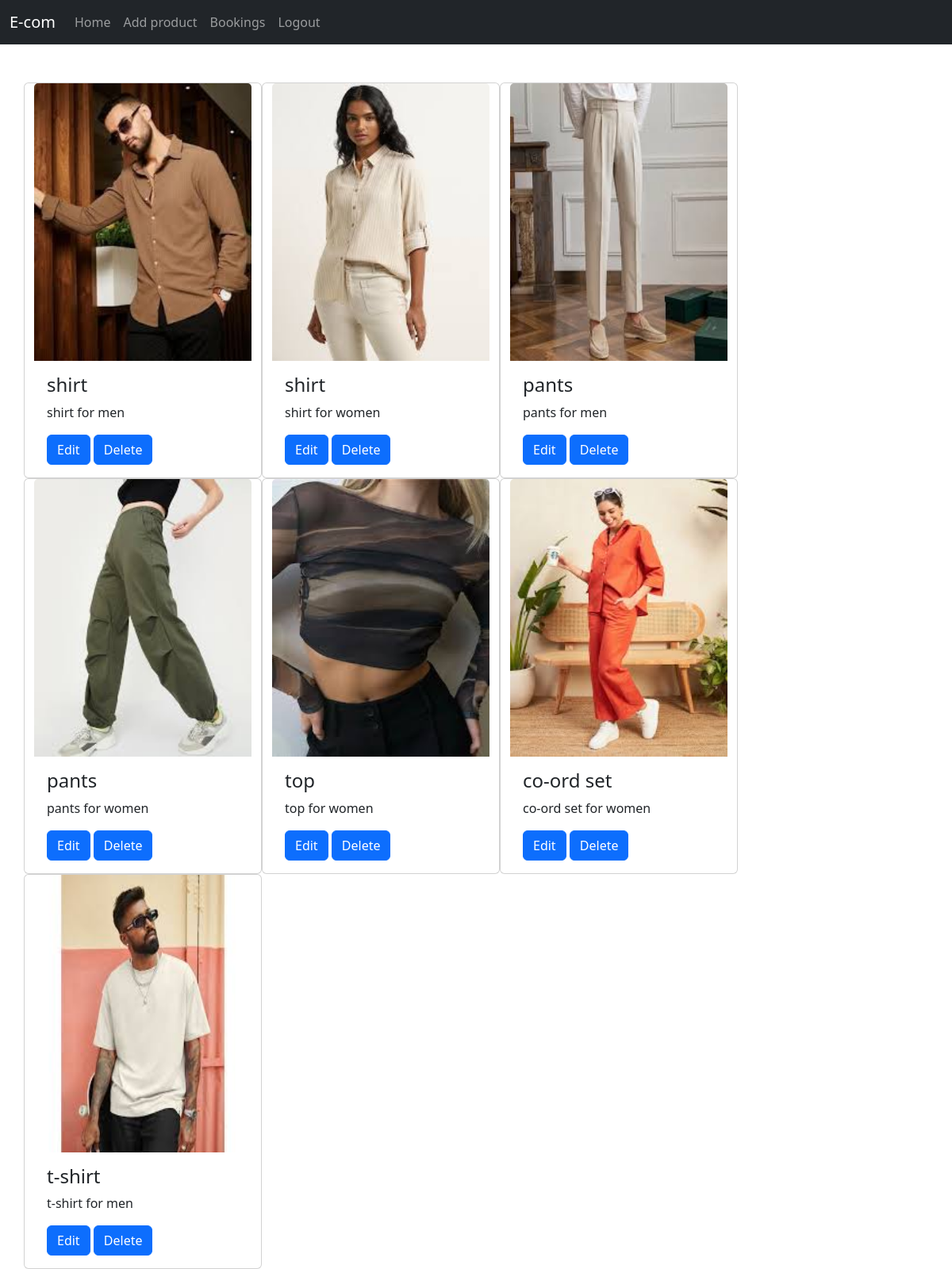
Page /shop_home (signed in) on the earlier database version.
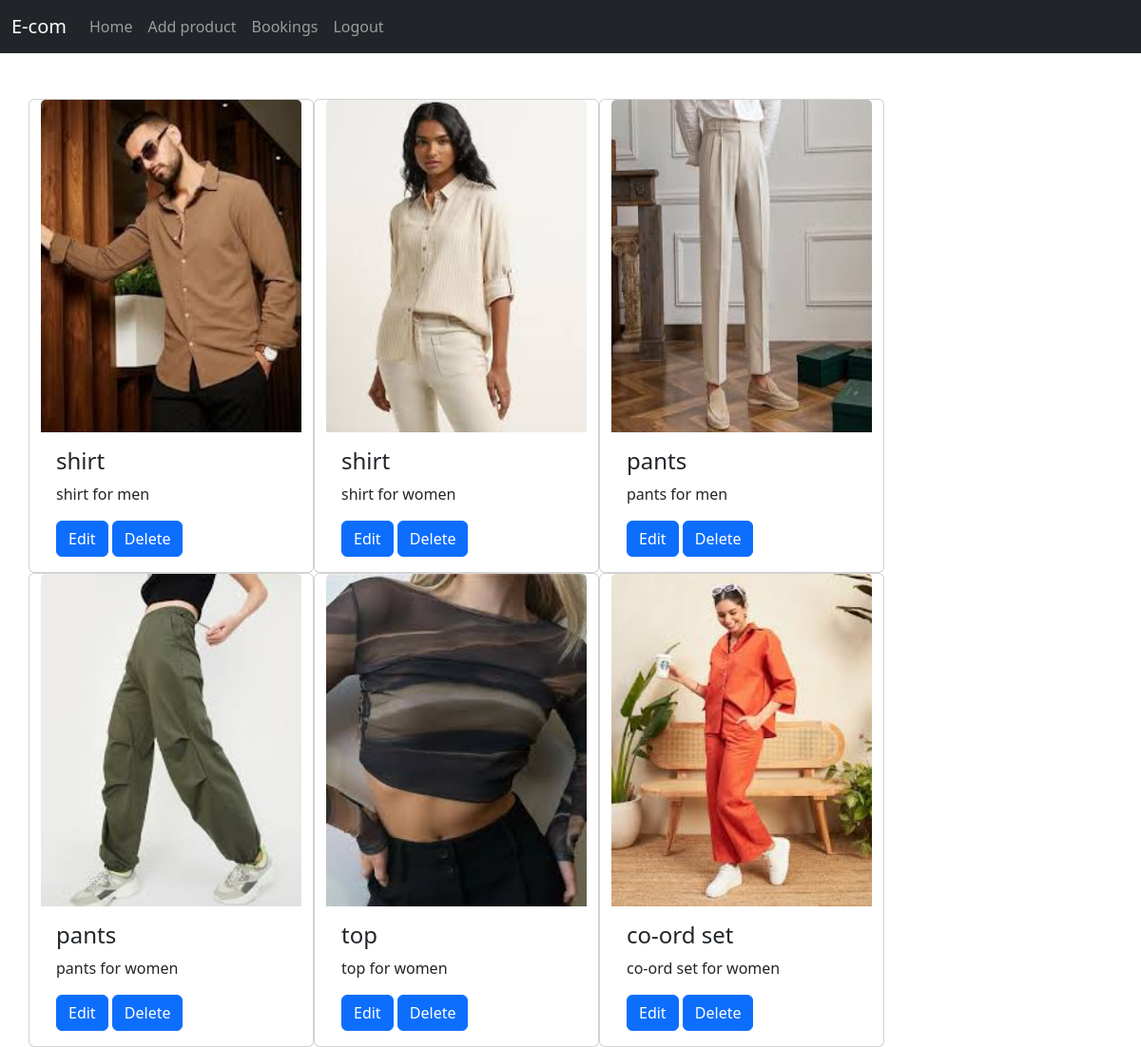
Same page on the later database version.
### e_app/models.py (models this page shows)
class product (models.Model):
    pid = models.TextField()
    name = models.TextField()
    dis = models.TextField()
    price = models.IntegerField()
    offer_price = models.IntegerField()
    stock = models.IntegerField()
    img = models.FileField()

### e_app/views.py (the view)
# urls.py: path('shop_home',views.shop_home),
def shop_home(req):
    if 'shop' in req.session:
        products = product.objects.all()
        return render(req,'shop/home.html',{'product':products})
    else:
        return redirect(e_com_login)

### templates/shop/home.html (shortened to what this page needs)
<!DOCTYPE html>
<html lang="en">
<head>
    <link href="https://cdn.jsdelivr.net/npm/bootstrap@5.3.3/dist/css/bootstrap.min.css" rel="stylesheet">
</head>
<body>
    <nav class="navbar navbar-expand-sm bg-dark navbar-dark">
        <div class="container-fluid">
          <a class="navbar-brand" href="#">E-com</a>
          <div class="collapse navbar-collapse" id="collapsibleNavbar">
            <ul class="navbar-nav">
              <li class="nav-item">
                <a class="nav-link" href="#">Home</a>
              </li>
              <li class="nav-item">
                <a class="nav-link" href="add_pro">Add product</a>
              </li>
              <li class="nav-item">
                <a class="nav-link" href="../bookings">Bookings</a>
              </li>
              <li class="nav-item">
                <a class="nav-link" href="logout">Logout</a>
              </li>
            </ul>
          </div>
        </div>
      </nav>
      <div class="container mt-5">
        <div class="row">
          {% for pro in product %}
            <div class="card" style="width:300px">
              <img class="card-img-top" src="{{pro.img.url}}" alt="Card image" style="width:100%" height="350px">
              <div class="card-body">
                <h4 class="card-title">{{pro.name}}</h4>
                <p class="card-text">{{pro.dis}}</p>
                <a href="edit_pro/{{pro.pk}}" class="btn btn-primary">Edit</a>
                <a href="delete_pro/{{pro.pk}}" class="btn btn-primary">Delete</a>
              </div>
            </div>
            {% endfor %}
        </div>
</body>
</html>

Differences in the rows shown:
removed product: img (picture), name "t-shirt", dis "t-shirt for men"
